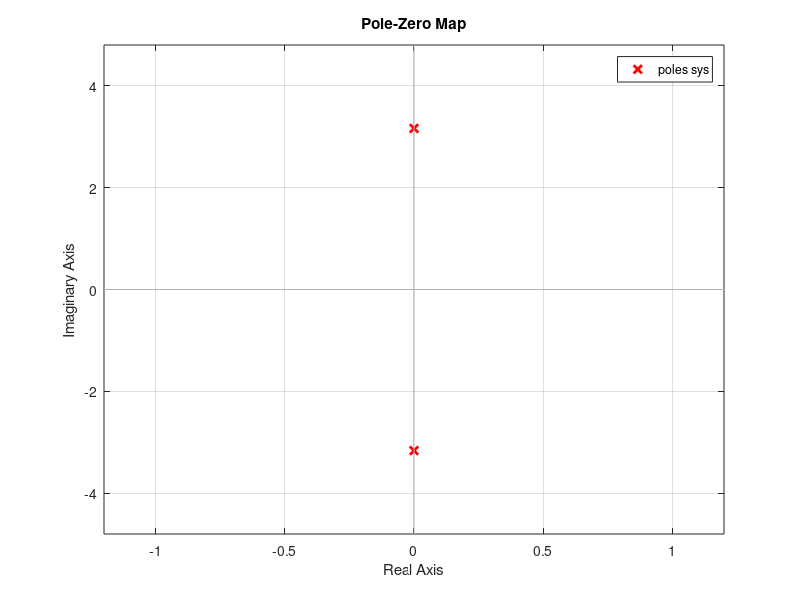
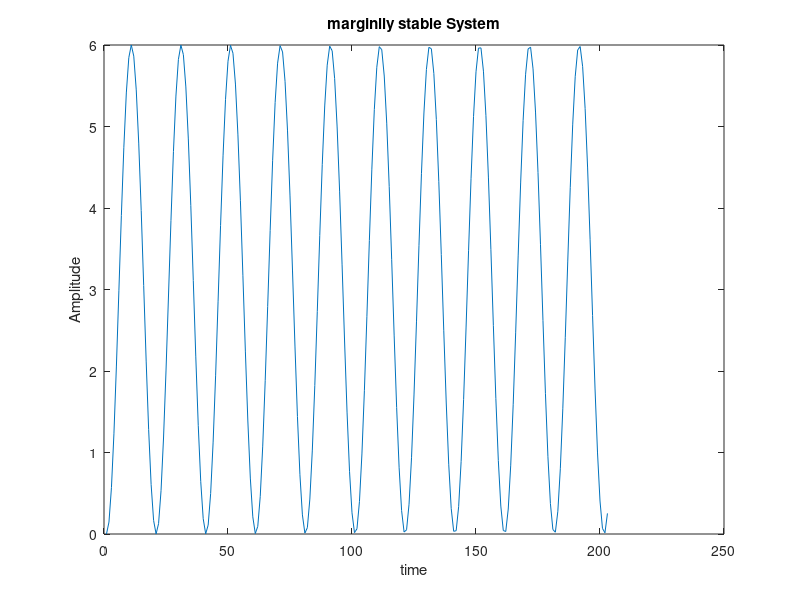

Here is the MATLAB script that generated these plots, in order:
clc
clear all
close all
num=30;
denum=[1 0 10];
r=roots(denum)
sys=tf(num,denum);
figure
pzmap(sys,'r');
step_response=step(sys);
figure
plot(step_response);
xlabel('time');
ylabel('Amplitude');
title('marginlly stable System');
